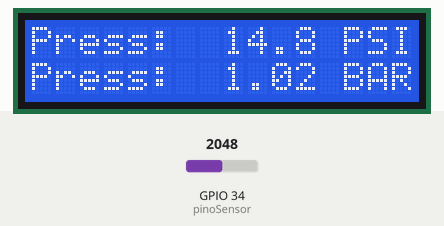
Simulated run of this sketch. Board: ESP32. On the bench: 16×2 character LCD. The inputs (shaded band) are chosen by the test bench; at power-on: GPIO 34 (pinoSensor) = 2048 (analog values on the 0–4095 scale). What the sketch prints to the serial monitor is not drawn.

Above: at 3.8 s.
3.9 s: GPIO 34 (pinoSensor) set to 2866
At 5.2 s:
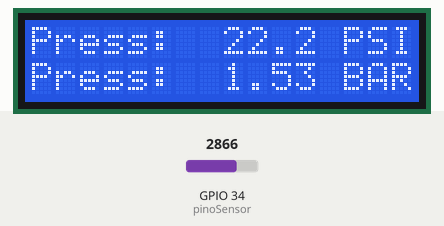
5.7 s: GPIO 34 (pinoSensor) set to 3603
At 6.6 s:
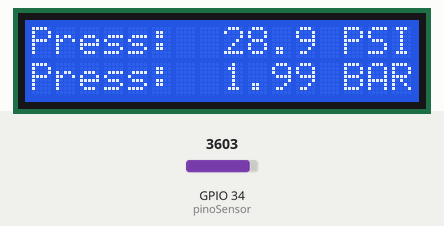
7.5 s: GPIO 34 (pinoSensor) set to 4095
At 9.2 s:
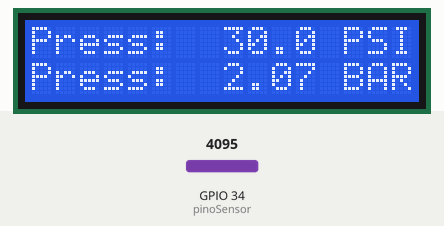
Timing chart, 0 to 10.7 s (numbered marks = the images above; inputs shaded):
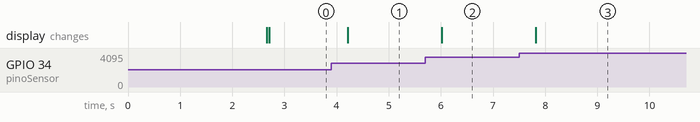

Measured:
- after the input at 3.9 s, the display: changes after 0.31 s (image 1)
- after the input at 5.7 s, the display: changes after 0.31 s (image 2)
- after the input at 7.5 s, the display: changes after 0.31 s (image 3)

The sketch:

sensor-pressao.ino
```cpp
#include <WiFi.h>
#include <WebServer.h>
#include <Wire.h>
#include <LiquidCrystal_I2C.h>

#include "pagina_web.h"

const char* ssid = "sensor-pressao-boyle-mariotte";
const int pinoSensor = 34;  // GPIO34 pertence ao ADC1 e funciona com o Wi-Fi ativo.
const float pressaoMaxPsi = 30.0f;
const float tensaoMinSensor = 0.5f;
const float tensaoMaxSensor = 4.5f;
const float resistorSuperior = 10000.0f;
const float resistorInferior = 20000.0f;
const unsigned long intervaloLeituraMs = 300;

WebServer server(80);
LiquidCrystal_I2C lcd(0x3F, 16, 2);

float tensaoSensor = 0.0f;
float pressaoPsi = 0.0f;
float pressaoBar = 0.0f;
unsigned long tempoAnterior = 0;

void enviarPagina() {
  server.sendHeader("Cache-Control", "no-store");
  server.send_P(200, "text/html; charset=utf-8", pagina_html);
}

void enviarDados() {
  char json[128];
  snprintf(
      json,
      sizeof(json),
      "{\"tensao\":%.3f,\"pressaoPsi\":%.2f,\"pressaoBar\":%.3f,\"tempoMs\":%lu}",
      tensaoSensor,
      pressaoPsi,
      pressaoBar,
      millis());
  server.sendHeader("Cache-Control", "no-store");
  server.send(200, "application/json; charset=utf-8", json);
}

void enviarNaoEncontrado() {
  server.send(404, "text/plain; charset=utf-8", "Rota nao encontrada");
}

void atualizarLeitura() {
  uint32_t somaTensaoAdcMv = 0;
  for (int i = 0; i < 10; i++) {
    somaTensaoAdcMv += analogReadMilliVolts(pinoSensor);
    delay(2);
  }

  const float tensaoAdc = (somaTensaoAdcMv / 10.0f) / 1000.0f;
  const float fatorDivisor = resistorInferior / (resistorSuperior + resistorInferior);
  tensaoSensor = tensaoAdc / fatorDivisor;

  if (tensaoSensor <= tensaoMinSensor) {
    pressaoPsi = 0.0f;
  } else {
    const float tensaoLimitada = constrain(tensaoSensor, tensaoMinSensor, tensaoMaxSensor);
    pressaoPsi = (tensaoLimitada - tensaoMinSensor) *
                 (pressaoMaxPsi / (tensaoMaxSensor - tensaoMinSensor));
  }
  pressaoBar = pressaoPsi * 0.0689476f;

  char linha[17];
  snprintf(linha, sizeof(linha), "Press: %5.1f PSI", pressaoPsi);
  lcd.setCursor(0, 0);
  lcd.print(linha);
  lcd.setCursor(0, 1);
  snprintf(linha, sizeof(linha), "Press: %5.2f BAR", pressaoBar);
  lcd.print(linha);

  // Mantem compatibilidade com o coletor serial existente.
  Serial.print(tensaoSensor, 2);
  Serial.print(",");
  Serial.print(pressaoPsi, 1);
  Serial.print(",");
  Serial.println(pressaoBar, 2);
}

void setup() {
  Serial.begin(9600);
  analogReadResolution(12);
  analogSetPinAttenuation(pinoSensor, ADC_11db);
  Wire.begin(21, 22);

  lcd.init();
  lcd.backlight();
  lcd.setCursor(0, 0);
  lcd.print("Inicializando...");

  WiFi.mode(WIFI_AP);
  if (!WiFi.softAP(ssid)) {
    Serial.println("Erro ao criar a rede Wi-Fi.");
    lcd.clear();
    lcd.print("Erro no Wi-Fi!");
    while (true) {
      delay(1000);
    }
  }

  server.on("/", HTTP_GET, enviarPagina);
  server.on("/dados", HTTP_GET, enviarDados);
  server.onNotFound(enviarNaoEncontrado);
  server.begin();

  const IPAddress ip = WiFi.softAPIP();
  Serial.println("--- Rede Wi-Fi criada ---");
  Serial.print("Rede: ");
  Serial.println(ssid);
  Serial.print("Acesse: http://");
  Serial.println(ip);

  lcd.clear();
  lcd.setCursor(0, 0);
  lcd.print("Wi-Fi: ");
  lcd.print(ssid);
  lcd.setCursor(0, 1);
  lcd.print(ip);
  delay(2500);
  lcd.clear();
}

void loop() {
  server.handleClient();

  const unsigned long agora = millis();
  if (agora - tempoAnterior >= intervaloLeituraMs) {
    tempoAnterior = agora;
    atualizarLeitura();
  }
}
```

Source omitted: pagina_web.h (386677 bytes)
